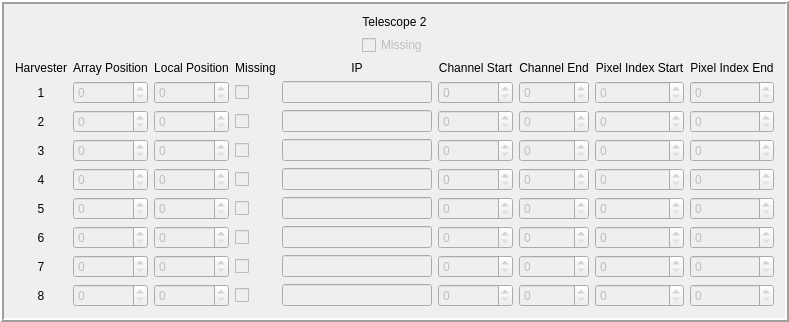
             <widget class="QFrame" name="t2_state_frame">
              <property name="frameShape">
               <enum>QFrame::Box</enum>
              </property>
              <property name="frameShadow">
               <enum>QFrame::Raised</enum>
              </property>
              <property name="lineWidth">
               <number>2</number>
              </property>
              <layout class="QVBoxLayout" name="verticalLayout_18">
               <item>
                <widget class="QLabel" name="t2_state_telescope_label">
                 <property name="text">
                  <string>Telescope 2</string>
                 </property>
                 <property name="alignment">
                  <set>Qt::AlignCenter</set>
                 </property>
                </widget>
               </item>
               <item>
                <layout class="QHBoxLayout" name="t2_state_h_layout">
                 <item>
                  <spacer name="t2_state_left_hspacer">
                   <property name="orientation">
                    <enum>Qt::Horizontal</enum>
                   </property>
                   <property name="sizeHint" stdset="0">
                    <size>
                     <width>40</width>
                     <height>20</height>
                    </size>
                   </property>
                  </spacer>
                 </item>
                 <item>
                  <widget class="QCheckBox" name="t2_state_telescope_missing_check">
                   <property name="enabled">
                    <bool>false</bool>
                   </property>
                   <property name="text">
                    <string>Missing</string>
                   </property>
                  </widget>
                 </item>
                 <item>
                  <spacer name="t2_state_right_hspacer">
                   <property name="orientation">
                    <enum>Qt::Horizontal</enum>
                   </property>
                   <property name="sizeHint" stdset="0">
                    <size>
                     <width>40</width>
                     <height>20</height>
                    </size>
                   </property>
                  </spacer>
                 </item>
                </layout>
               </item>
               <item>
                <layout class="QGridLayout" name="t2_state_grid_layout">
                 <item row="0" column="6">
                  <widget class="QLabel" name="t2_state_channel_end_label">
                   <property name="text">
                    <string>Channel End</string>
                   </property>
                   <property name="alignment">
                    <set>Qt::AlignCenter</set>
                   </property>
                  </widget>
                 </item>
                 <item row="0" column="7">
                  <widget class="QLabel" name="t2_state_pixel_index_start_label">
                   <property name="text">
                    <string>Pixel Index Start</string>
                   </property>
                   <property name="alignment">
                    <set>Qt::AlignCenter</set>
                   </property>
                  </widget>
                 </item>
                 <item row="0" column="0">
                  <widget class="QLabel" name="t2_state_harvester_label">
                   <property name="text">
                    <string>Harvester</string>
                   </property>
                   <property name="alignment">
                    <set>Qt::AlignCenter</set>
                   </property>
                  </widget>
                 </item>
                 <item row="0" column="8">
                  <widget class="QLabel" name="t2_state_pixel_index_end_label">
                   <property name="text">
                    <string>Pixel Index End</string>
                   </property>
                   <property name="alignment">
                    <set>Qt::AlignCenter</set>
                   </property>
                  </widget>
                 </item>
                 <item row="5" column="0">
                  <widget class="QLabel" name="t2_state_harvester_label_5">
                   <property name="text">
                    <string>5</string>
                   </property>
                   <property name="alignment">
                    <set>Qt::AlignCenter</set>
                   </property>
                  </widget>
                 </item>
                 <item row="0" column="1">
                  <widget class="QLabel" name="t2_state_array_position_label">
                   <property name="text">
                    <string>Array Position</string>
                   </property>
                   <property name="alignment">
                    <set>Qt::AlignCenter</set>
                   </property>
                  </widget>
                 </item>
                 <item row="0" column="3">
                  <widget class="QLabel" name="t2_state_missing_label">
                   <property name="text">
                    <string>Missing</string>
                   </property>
                   <property name="alignment">
                    <set>Qt::AlignCenter</set>
                   </property>
                  </widget>
                 </item>
                 <item row="0" column="4">
                  <widget class="QLabel" name="t2_state_ip_label">
                   <property name="text">
                    <string>IP</string>
                   </property>
                   <property name="alignment">
                    <set>Qt::AlignCenter</set>
                   </property>
                  </widget>
                 </item>
                 <item row="7" column="0">
                  <widget class="QLabel" name="t2_state_harvester_label_7">
                   <property name="text">
                    <string>7</string>
                   </property>
                   <property name="alignment">
                    <set>Qt::AlignCenter</set>
                   </property>
                  </widget>
                 </item>
                 <item row="3" column="0">
                  <widget class="QLabel" name="t2_state_harvester_label_3">
                   <property name="text">
                    <string>3</string>
                   </property>
                   <property name="alignment">
                    <set>Qt::AlignCenter</set>
                   </property>
                  </widget>
                 </item>
                 <item row="2" column="0">
                  <widget class="QLabel" name="t2_state_harvester_label_2">
                   <property name="text">
                    <string>2</string>
                   </property>
                   <property name="alignment">
                    <set>Qt::AlignCenter</set>
                   </property>
                  </widget>
                 </item>
                 <item row="0" column="2">
                  <widget class="QLabel" name="t2_state_local_position_label">
                   <property name="text">
                    <string>Local Position</string>
                   </property>
                   <property name="alignment">
                    <set>Qt::AlignCenter</set>
                   </property>
                  </widget>
                 </item>
                 <item row="1" column="0">
                  <widget class="QLabel" name="t2_state_harvester_label_1">
                   <property name="text">
                    <string>1</string>
                   </property>
                   <property name="alignment">
                    <set>Qt::AlignCenter</set>
                   </property>
                  </widget>
                 </item>
                 <item row="0" column="5">
                  <widget class="QLabel" name="t2_state_channel_start_label">
                   <property name="text">
                    <string>Channel Start</string>
                   </property>
                   <property name="alignment">
                    <set>Qt::AlignCenter</set>
                   </property>
                  </widget>
                 </item>
                 <item row="8" column="0">
                  <widget class="QLabel" name="t2_state_harvester_label_8">
                   <property name="text">
                    <string>8</string>
                   </property>
                   <property name="alignment">
                    <set>Qt::AlignCenter</set>
                   </property>
                  </widget>
                 </item>
                 <item row="6" column="0">
                  <widget class="QLabel" name="t2_state_harvester_label_6">
                   <property name="text">
                    <string>6</string>
                   </property>
                   <property name="alignment">
                    <set>Qt::AlignCenter</set>
                   </property>
                  </widget>
                 </item>
                 <item row="4" column="0">
                  <widget class="QLabel" name="t2_state_harvester_label_4">
                   <property name="text">
                    <string>4</string>
                   </property>
                   <property name="alignment">
                    <set>Qt::AlignCenter</set>
                   </property>
                  </widget>
                 </item>
                 <item row="1" column="1">
                  <widget class="QSpinBox" name="t2_state_array_position_spin_1">
                   <property name="enabled">
                    <bool>false</bool>
                   </property>
                  </widget>
                 </item>
                 <item row="2" column="1">
                  <widget class="QSpinBox" name="t2_state_array_position_spin_2">
                   <property name="enabled">
                    <bool>false</bool>
                   </property>
                  </widget>
                 </item>
                 <item row="3" column="1">
                  <widget class="QSpinBox" name="t2_state_array_position_spin_3">
                   <property name="enabled">
                    <bool>false</bool>
                   </property>
                  </widget>
                 </item>
                 <item row="4" column="1">
                  <widget class="QSpinBox" name="t2_state_array_position_spin_4">
                   <property name="enabled">
                    <bool>false</bool>
                   </property>
                  </widget>
                 </item>
                 <item row="5" column="1">
                  <widget class="QSpinBox" name="t2_state_array_position_spin_5">
                   <property name="enabled">
                    <bool>false</bool>
                   </property>
                  </widget>
                 </item>
                 <item row="6" column="1">
                  <widget class="QSpinBox" name="t2_state_array_position_spin_6">
                   <property name="enabled">
                    <bool>false</bool>
                   </property>
                  </widget>
                 </item>
                 <item row="7" column="1">
                  <widget class="QSpinBox" name="t2_state_array_position_spin_7">
                   <property name="enabled">
                    <bool>false</bool>
                   </property>
                  </widget>
                 </item>
                 <item row="8" column="1">
                  <widget class="QSpinBox" name="t2_state_array_position_spin_8">
                   <property name="enabled">
                    <bool>false</bool>
                   </property>
                  </widget>
                 </item>
                 <item row="1" column="2">
                  <widget class="QSpinBox" name="t2_state_local_position_spin_1">
                   <property name="enabled">
                    <bool>false</bool>
                   </property>
                  </widget>
                 </item>
                 <item row="2" column="2">
                  <widget class="QSpinBox" name="t2_state_local_position_spin_2">
                   <property name="enabled">
                    <bool>false</bool>
                   </property>
                  </widget>
                 </item>
                 <item row="3" column="2">
                  <widget class="QSpinBox" name="t2_state_local_position_spin_3">
                   <property name="enabled">
                    <bool>false</bool>
                   </property>
                  </widget>
                 </item>
                 <item row="4" column="2">
                  <widget class="QSpinBox" name="t2_state_local_position_spin_4">
                   <property name="enabled">
                    <bool>false</bool>
                   </property>
                  </widget>
                 </item>
                 <item row="5" column="2">
                  <widget class="QSpinBox" name="t2_state_local_position_spin_5">
                   <property name="enabled">
                    <bool>false</bool>
                   </property>
                  </widget>
                 </item>
                 <item row="6" column="2">
                  <widget class="QSpinBox" name="t2_state_local_position_spin_6">
                   <property name="enabled">
                    <bool>false</bool>
                   </property>
                  </widget>
                 </item>
                 <item row="7" column="2">
                  <widget class="QSpinBox" name="t2_state_local_position_spin_7">
                   <property name="enabled">
                    <bool>false</bool>
                   </property>
                  </widget>
                 </item>
                 <item row="8" column="2">
                  <widget class="QSpinBox" name="t2_state_local_position_spin_8">
                   <property name="enabled">
                    <bool>false</bool>
                   </property>
                  </widget>
                 </item>
                 <item row="1" column="5">
                  <widget class="QSpinBox" name="t2_state_channel_start_spin_1">
                   <property name="enabled">
                    <bool>false</bool>
                   </property>
                   <property name="maximum">
                    <number>999</number>
                   </property>
                  </widget>
                 </item>
                 <item row="2" column="5">
                  <widget class="QSpinBox" name="t2_state_channel_start_spin_2">
                   <property name="enabled">
                    <bool>false</bool>
                   </property>
                   <property name="maximum">
                    <number>999</number>
                   </property>
                  </widget>
                 </item>
                 <item row="3" column="5">
                  <widget class="QSpinBox" name="t2_state_channel_start_spin_3">
                   <property name="enabled">
                    <bool>false</bool>
                   </property>
                   <property name="maximum">
                    <number>999</number>
                   </property>
                  </widget>
                 </item>
                 <item row="4" column="5">
                  <widget class="QSpinBox" name="t2_state_channel_start_spin_4">
                   <property name="enabled">
                    <bool>false</bool>
                   </property>
                   <property name="maximum">
                    <number>999</number>
                   </property>
                  </widget>
                 </item>
                 <item row="5" column="5">
                  <widget class="QSpinBox" name="t2_state_channel_start_spin_5">
                   <property name="enabled">
                    <bool>false</bool>
                   </property>
                   <property name="maximum">
                    <number>999</number>
                   </property>
                  </widget>
                 </item>
                 <item row="6" column="5">
                  <widget class="QSpinBox" name="t2_state_channel_start_spin_6">
                   <property name="enabled">
                    <bool>false</bool>
                   </property>
                   <property name="maximum">
                    <number>999</number>
                   </property>
                  </widget>
                 </item>
                 <item row="7" column="5">
                  <widget class="QSpinBox" name="t2_state_channel_start_spin_7">
                   <property name="enabled">
                    <bool>false</bool>
                   </property>
                   <property name="maximum">
                    <number>999</number>
                   </property>
                  </widget>
                 </item>
                 <item row="8" column="5">
                  <widget class="QSpinBox" name="t2_state_channel_start_spin_8">
                   <property name="enabled">
                    <bool>false</bool>
                   </property>
                   <property name="maximum">
                    <number>999</number>
                   </property>
                  </widget>
                 </item>
                 <item row="1" column="6">
                  <widget class="QSpinBox" name="t2_state_channel_end_spin_1">
                   <property name="enabled">
                    <bool>false</bool>
                   </property>
                   <property name="maximum">
                    <number>999</number>
                   </property>
                  </widget>
                 </item>
                 <item row="2" column="6">
                  <widget class="QSpinBox" name="t2_state_channel_end_spin_2">
                   <property name="enabled">
                    <bool>false</bool>
                   </property>
                   <property name="maximum">
                    <number>999</number>
                   </property>
                  </widget>
                 </item>
                 <item row="3" column="6">
                  <widget class="QSpinBox" name="t2_state_channel_end_spin_3">
                   <property name="enabled">
                    <bool>false</bool>
                   </property>
                   <property name="maximum">
                    <number>999</number>
                   </property>
                  </widget>
                 </item>
                 <item row="4" column="6">
                  <widget class="QSpinBox" name="t2_state_channel_end_spin_4">
                   <property name="enabled">
                    <bool>false</bool>
                   </property>
                   <property name="maximum">
                    <number>999</number>
                   </property>
                  </widget>
                 </item>
                 <item row="5" column="6">
                  <widget class="QSpinBox" name="t2_state_channel_end_spin_5">
                   <property name="enabled">
                    <bool>false</bool>
                   </property>
                   <property name="maximum">
                    <number>999</number>
                   </property>
                  </widget>
                 </item>
                 <item row="6" column="6">
                  <widget class="QSpinBox" name="t2_state_channel_end_spin_6">
                   <property name="enabled">
                    <bool>false</bool>
                   </property>
                   <property name="maximum">
                    <number>999</number>
                   </property>
                  </widget>
                 </item>
                 <item row="7" column="6">
                  <widget class="QSpinBox" name="t2_state_channel_end_spin_7">
                   <property name="enabled">
                    <bool>false</bool>
                   </property>
                   <property name="maximum">
                    <number>999</number>
                   </property>
                  </widget>
                 </item>
                 <item row="8" column="6">
                  <widget class="QSpinBox" name="t2_state_channel_end_spin_8">
                   <property name="enabled">
                    <bool>false</bool>
                   </property>
                   <property name="maximum">
                    <number>999</number>
                   </property>
                  </widget>
                 </item>
                 <item row="1" column="7">
                  <widget class="QSpinBox" name="t2_state_pixel_index_start_spin_1">
                   <property name="enabled">
                    <bool>false</bool>
                   </property>
                   <property name="maximum">
                    <number>999</number>
                   </property>
                  </widget>
                 </item>
                 <item row="2" column="7">
                  <widget class="QSpinBox" name="t2_state_pixel_index_start_spin_2">
                   <property name="enabled">
                    <bool>false</bool>
                   </property>
                   <property name="maximum">
                    <number>999</number>
                   </property>
                  </widget>
                 </item>
                 <item row="3" column="7">
                  <widget class="QSpinBox" name="t2_state_pixel_index_start_spin_3">
                   <property name="enabled">
                    <bool>false</bool>
                   </property>
                   <property name="maximum">
                    <number>999</number>
                   </property>
                  </widget>
                 </item>
                 <item row="4" column="7">
                  <widget class="QSpinBox" name="t2_state_pixel_index_start_spin_4">
                   <property name="enabled">
                    <bool>false</bool>
                   </property>
                   <property name="maximum">
                    <number>999</number>
                   </property>
                  </widget>
                 </item>
                 <item row="5" column="7">
                  <widget class="QSpinBox" name="t2_state_pixel_index_start_spin_5">
                   <property name="enabled">
                    <bool>false</bool>
                   </property>
                   <property name="maximum">
                    <number>999</number>
                   </property>
                  </widget>
                 </item>
                 <item row="6" column="7">
                  <widget class="QSpinBox" name="t2_state_pixel_index_start_spin_6">
                   <property name="enabled">
                    <bool>false</bool>
                   </property>
                   <property name="maximum">
                    <number>999</number>
                   </property>
                  </widget>
                 </item>
                 <item row="7" column="7">
                  <widget class="QSpinBox" name="t2_state_pixel_index_start_spin_7">
                   <property name="enabled">
                    <bool>false</bool>
                   </property>
                   <property name="maximum">
                    <number>999</number>
                   </property>
                  </widget>
                 </item>
                 <item row="8" column="7">
                  <widget class="QSpinBox" name="t2_state_pixel_index_start_spin_8">
                   <property name="enabled">
                    <bool>false</bool>
                   </property>
                   <property name="maximum">
                    <number>999</number>
                   </property>
                  </widget>
                 </item>
                 <item row="1" column="8">
                  <widget class="QSpinBox" name="t2_state_pixel_index_end_spin_1">
                   <property name="enabled">
                    <bool>false</bool>
                   </property>
                   <property name="maximum">
                    <number>999</number>
                   </property>
                  </widget>
                 </item>
                 <item row="2" column="8">
                  <widget class="QSpinBox" name="t2_state_pixel_index_end_spin_2">
                   <property name="enabled">
                    <bool>false</bool>
                   </property>
                   <property name="maximum">
                    <number>999</number>
                   </property>
                  </widget>
                 </item>
                 <item row="3" column="8">
                  <widget class="QSpinBox" name="t2_state_pixel_index_end_spin_3">
                   <property name="enabled">
                    <bool>false</bool>
                   </property>
                   <property name="maximum">
                    <number>999</number>
                   </property>
                  </widget>
                 </item>
                 <item row="4" column="8">
                  <widget class="QSpinBox" name="t2_state_pixel_index_end_spin_4">
                   <property name="enabled">
                    <bool>false</bool>
                   </property>
                   <property name="maximum">
                    <number>999</number>
                   </property>
                  </widget>
                 </item>
                 <item row="5" column="8">
                  <widget class="QSpinBox" name="t2_state_pixel_index_end_spin_5">
                   <property name="enabled">
                    <bool>false</bool>
                   </property>
                   <property name="maximum">
                    <number>999</number>
                   </property>
                  </widget>
                 </item>
                 <item row="6" column="8">
                  <widget class="QSpinBox" name="t2_state_pixel_index_end_spin_6">
                   <property name="enabled">
                    <bool>false</bool>
                   </property>
                   <property name="maximum">
                    <number>999</number>
                   </property>
                  </widget>
                 </item>
                 <item row="7" column="8">
                  <widget class="QSpinBox" name="t2_state_pixel_index_end_spin_7">
                   <property name="enabled">
                    <bool>false</bool>
                   </property>
                   <property name="maximum">
                    <number>999</number>
                   </property>
                  </widget>
                 </item>
                 <item row="8" column="8">
                  <widget class="QSpinBox" name="t2_state_pixel_index_end_spin_8">
                   <property name="enabled">
                    <bool>false</bool>
                   </property>
                   <property name="maximum">
                    <number>999</number>
                   </property>
                  </widget>
                 </item>
                 <item row="1" column="3">
                  <widget class="QCheckBox" name="t2_state_harvester_missing_check_1">
                   <property name="enabled">
                    <bool>false</bool>
                   </property>
                   <property name="text">
                    <string/>
                   </property>
                  </widget>
                 </item>
                 <item row="2" column="3">
                  <widget class="QCheckBox" name="t2_state_harvester_missing_check_2">
                   <property name="enabled">
                    <bool>false</bool>
                   </property>
                   <property name="text">
                    <string/>
                   </property>
                  </widget>
                 </item>
                 <item row="3" column="3">
                  <widget class="QCheckBox" name="t2_state_harvester_missing_check_3">
                   <property name="enabled">
                    <bool>false</bool>
                   </property>
                   <property name="text">
                    <string/>
                   </property>
                  </widget>
                 </item>
                 <item row="4" column="3">
                  <widget class="QCheckBox" name="t2_state_harvester_missing_check_4">
                   <property name="enabled">
                    <bool>false</bool>
                   </property>
                   <property name="text">
                    <string/>
                   </property>
                  </widget>
                 </item>
                 <item row="5" column="3">
                  <widget class="QCheckBox" name="t2_state_harvester_missing_check_5">
                   <property name="enabled">
                    <bool>false</bool>
                   </property>
                   <property name="text">
                    <string/>
                   </property>
                  </widget>
                 </item>
                 <item row="6" column="3">
                  <widget class="QCheckBox" name="t2_state_harvester_missing_check_6">
                   <property name="enabled">
                    <bool>false</bool>
                   </property>
                   <property name="text">
                    <string/>
                   </property>
                  </widget>
                 </item>
                 <item row="7" column="3">
                  <widget class="QCheckBox" name="t2_state_harvester_missing_check_7">
                   <property name="enabled">
                    <bool>false</bool>
                   </property>
                   <property name="text">
                    <string/>
                   </property>
                  </widget>
                 </item>
                 <item row="8" column="3">
                  <widget class="QCheckBox" name="t2_state_harvester_missing_check_8">
                   <property name="enabled">
                    <bool>false</bool>
                   </property>
                   <property name="text">
                    <string/>
                   </property>
                  </widget>
                 </item>
                 <item row="1" column="4">
                  <widget class="QLineEdit" name="t2_state_ip_line_1">
                   <property name="enabled">
                    <bool>false</bool>
                   </property>
                   <property name="minimumSize">
                    <size>
                     <width>150</width>
                     <height>0</height>
                    </size>
                   </property>
                  </widget>
                 </item>
                 <item row="2" column="4">
                  <widget class="QLineEdit" name="t2_state_ip_line_2">
                   <property name="enabled">
                    <bool>false</bool>
                   </property>
                   <property name="minimumSize">
                    <size>
                     <width>150</width>
                     <height>0</height>
                    </size>
                   </property>
                  </widget>
                 </item>
                 <item row="3" column="4">
                  <widget class="QLineEdit" name="t2_state_ip_line_3">
                   <property name="enabled">
                    <bool>false</bool>
                   </property>
                   <property name="minimumSize">
                    <size>
                     <width>150</width>
                     <height>0</height>
                    </size>
                   </property>
                  </widget>
                 </item>
                 <item row="4" column="4">
                  <widget class="QLineEdit" name="t2_state_ip_line_4">
                   <property name="enabled">
                    <bool>false</bool>
                   </property>
                   <property name="minimumSize">
                    <size>
                     <width>150</width>
                     <height>0</height>
                    </size>
                   </property>
                  </widget>
                 </item>
                 <item row="5" column="4">
                  <widget class="QLineEdit" name="t2_state_ip_line_5">
                   <property name="enabled">
                    <bool>false</bool>
                   </property>
                   <property name="minimumSize">
                    <size>
                     <width>150</width>
                     <height>0</height>
                    </size>
                   </property>
                  </widget>
                 </item>
                 <item row="6" column="4">
                  <widget class="QLineEdit" name="t2_state_ip_line_6">
                   <property name="enabled">
                    <bool>false</bool>
                   </property>
                   <property name="minimumSize">
                    <size>
                     <width>150</width>
                     <height>0</height>
                    </size>
                   </property>
                  </widget>
                 </item>
                 <item row="7" column="4">
                  <widget class="QLineEdit" name="t2_state_ip_line_7">
                   <property name="enabled">
                    <bool>false</bool>
                   </property>
                   <property name="minimumSize">
                    <size>
                     <width>150</width>
                     <height>0</height>
                    </size>
                   </property>
                  </widget>
                 </item>
                 <item row="8" column="4">
                  <widget class="QLineEdit" name="t2_state_ip_line_8">
                   <property name="enabled">
                    <bool>false</bool>
                   </property>
                   <property name="minimumSize">
                    <size>
                     <width>150</width>
                     <height>0</height>
                    </size>
                   </property>
                  </widget>
                 </item>
                </layout>
               </item>
              </layout>
             </widget>
